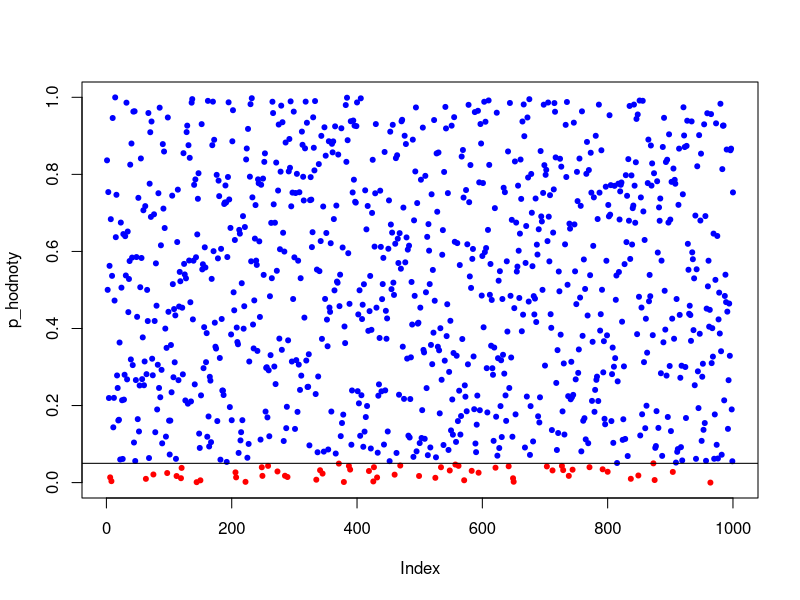

Reproduce this figure in R.
# Simulace chyba I druhu ---------------------------------------------
set.seed(123)
N <- 1e6
x1 <- rnorm(N, 4, 2)
x2 <- rnorm(N, 2, 5)
x3 <- runif(N, 1, 4)
x4 <- rnorm(N, 1, 3)
error <- rnorm(N, 0, 10)
y <- 0.5 + 1.5 * x1 + 25 * x2 + 400 * x3 + 150 * x4 + error
populace <- data.frame(y, x1, x2, x3, x4)
p_hodnoty <- c()

for (i in 1:1000) {
  vyber <- dplyr::sample_n(populace, size = 500)
  reg1 <- lm(x1 ~ x2 + x3 + x4, data = vyber)
  sum1 <- summary(reg1)
  p_hodnoty[i] <- sum1$coefficients[2, 4]
}

plot(p_hodnoty, pch = 20, col = ifelse(p_hodnoty >= 0.05, "blue", "red"))
abline(h = 0.05)

zamitame <- length(which(p_hodnoty < 0.05))
nezamitame <- length(which(p_hodnoty >= 0.05))
# v kolika procentech případů jsme zamítli platnou hypotézu?
zamitame / (zamitame + nezamitame)
